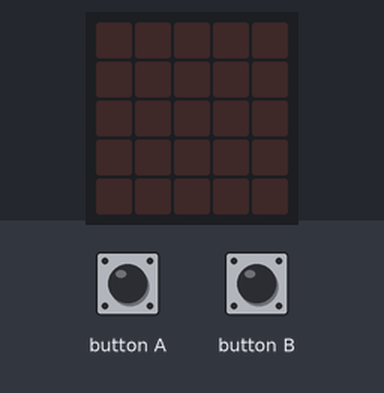
The program below on a simulated BBC micro:bit (MakeCode). On the bench: the board's 5×5 LED display. The test bench sets the inputs (shaded band). Random numbers come from a fixed seed.

Above: at 1.2 s.
1.3 s: button A pressed for 0.15 s
At 3.4 s:
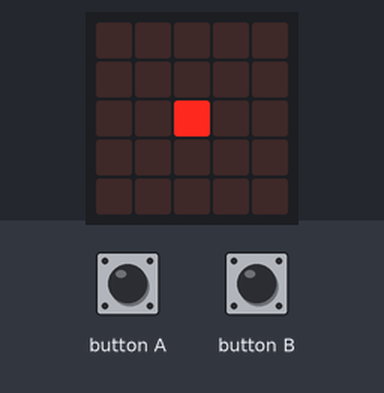
4.4 s: button B pressed for 0.15 s
At 5.7 s:
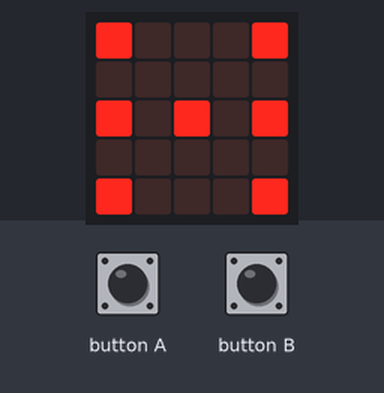
6.0 s: button A pressed for 0.15 s
At 8.2 s:
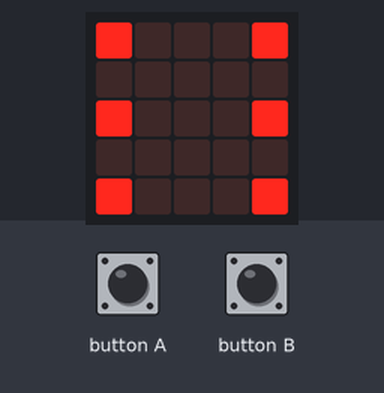
9.1 s: button B pressed for 0.15 s
At 10.4 s:
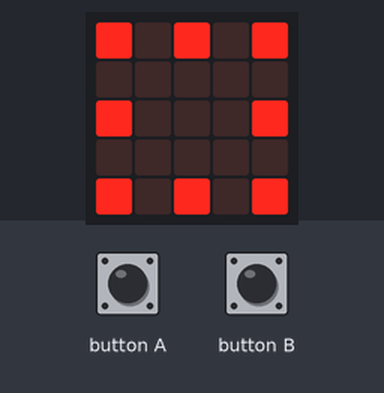
10.7 s: button B pressed for 0.15 s
At 11.7 s:
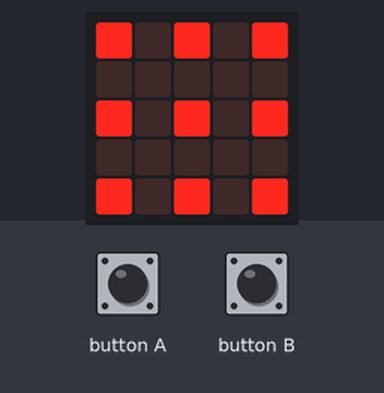
Timing chart, 0 to 13.3 s (numbered marks = the images above; inputs shaded):
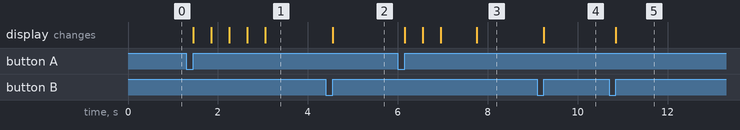

Measured:
- after the input at 1.3 s, the display: first changes after 0.15 s (image 1 shows a later state)
- after the input at 4.4 s, the display: changes after 0.15 s (image 2)
- after the input at 6.0 s, the display: first changes after 0.15 s (image 3 shows a later state)
- after the input at 9.1 s, the display: changes after 0.15 s (image 4)
- after the input at 10.7 s, the display: changes after 0.15 s (image 5)

The program:

main.ts
```typescript
function lanceLeDe () {
    for (let index = 0; index < 4; index++) {
        Allume(randint(1, valeurMax))
        basic.pause(0)
    }
    Allume(randint(1, valeurMax))
}
input.onButtonPressed(Button.A, function () {
    lanceLeDe()
})
function Allume (valeur: number) {
    for (let i = 0; i <= 4; i++) {
        for (let j = 0; j <= 4; j++) {
            led.unplot(i, j)
        }
    }
    if (valeur == 1) {
        basic.showLeds(`
            . . . . .
            . . . . .
            . . # . .
            . . . . .
            . . . . .
            `)
    } else if (valeur == 2) {
        basic.showLeds(`
            # . . . .
            . . . . .
            . . . . .
            . . . . .
            . . . . #
            `)
    } else if (valeur == 3) {
        basic.showLeds(`
            # . . . .
            . . . . .
            . . # . .
            . . . . .
            . . . . #
            `)
    } else if (valeur == 4) {
        basic.showLeds(`
            # . . . #
            . . . . .
            . . . . .
            . . . . .
            # . . . #
            `)
    } else if (valeur == 5) {
        basic.showLeds(`
            # . . . #
            . . . . .
            . . # . .
            . . . . .
            # . . . #
            `)
    } else if (valeur == 6) {
        basic.showLeds(`
            # . . . #
            . . . . .
            # . . . #
            . . . . .
            # . . . #
            `)
    } else if (valeur == 7) {
        basic.showLeds(`
            # . . . #
            . . . . .
            # . # . #
            . . . . .
            # . . . #
            `)
    } else if (valeur == 8) {
        basic.showLeds(`
            # . # . #
            . . . . .
            # . . . #
            . . . . .
            # . # . #
            `)
    } else if (valeur == 9) {
        basic.showLeds(`
            # . # . #
            . . . . .
            # . # . #
            . . . . .
            # . # . #
            `)
    } else {

    }
}
input.onButtonPressed(Button.B, function () {
    Allume(0)
    valeurMax += 1
    if (valeurMax >= 10) {
        valeurMax = 1
    }
    Allume(valeurMax)
})
let valeurMax = 0
valeurMax = 6
basic.forever(function () {

})
```

test.ts
```typescript
// les tests vont ici ; cela ne sera pas compilé si ce paquet est utilisé en tant qu'extension.
```
